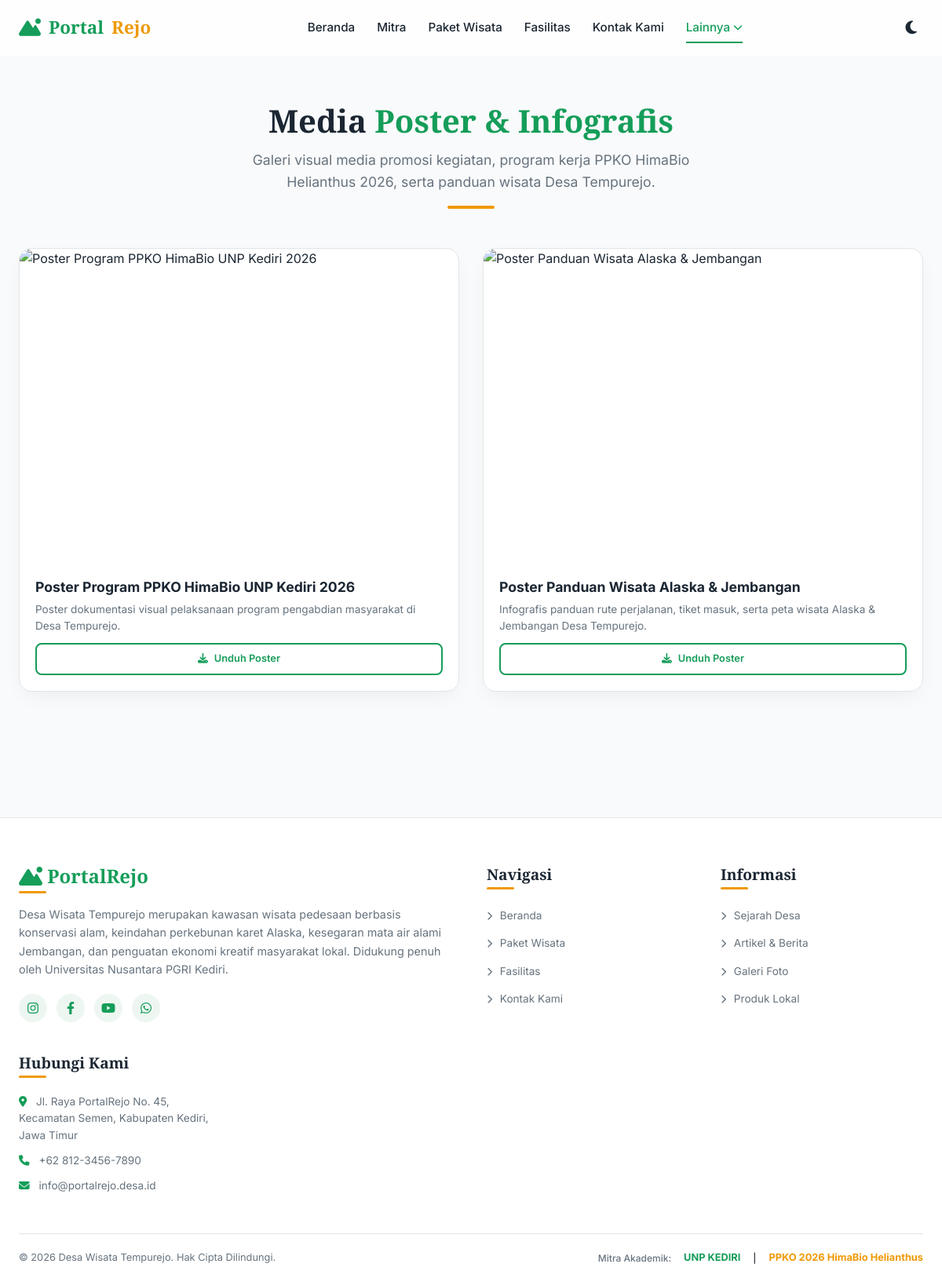
The page /index.php?page=poster on the database its author committed.
### tables this page shows
CREATE TABLE IF NOT EXISTS `poster` (
  `id` INT AUTO_INCREMENT PRIMARY KEY,
  `judul` VARCHAR(100) NOT NULL,
  `nama_file` VARCHAR(255) NOT NULL,
  `deskripsi` TEXT,
  `created_at` TIMESTAMP DEFAULT CURRENT_TIMESTAMP
);

### config/db.php (called while the page is built, shortened)
<?php
$db_host = 'localhost';
$db_user = 'root';
$db_pass = '';
$db_name = 'desa_wisata_tempurejo';
$pdo = null;
$db_connected = false;
try {
    $dsn = "mysql:host=$db_host;dbname=$db_name;charset=utf8mb4";
    $options = [
        PDO::ATTR_ERRMODE            => PDO::ERRMODE_EXCEPTION,
        PDO::ATTR_DEFAULT_FETCH_MODE => PDO::FETCH_ASSOC,
        PDO::ATTR_EMULATE_PREPARES   => false,
    ];
    $pdo = new PDO($dsn, $db_user, $db_pass, $options);
    $db_connected = true;
} catch (PDOException $e) {
    $db_connected = false;
}
function get_poster() {
    global $pdo, $db_connected;
    if ($db_connected) {
        try {
            $stmt = $pdo->query("SELECT * FROM poster ORDER BY id DESC");
            return $stmt->fetchAll();
        } catch (PDOException $e) {
        }
    }
    return [
        [
            'id' => 1,
            'judul' => 'Poster Panduan Wisata Alaska & Jembangan',
            'nama_file' => 'poster_launching.jpg',
            'deskripsi' => 'Infografis panduan rute perjalanan, tiket masuk, serta peta wisata Alaska & Jembangan Desa Tempurejo.'
        ],
        [
            'id' => 2,
            'judul' => 'Poster Program PPKO HimaBio UNP Kediri 2026',
            'nama_file' => 'poster_panduan_wisata.jpg',
            'deskripsi' => 'Poster dokumentasi visual pelaksanaan program pengabdian masyarakat di Desa Tempurejo.'
        ]
    ];
}

### pages/poster.php (the view, shortened to what this page needs)
<?php
$poster_list = get_poster();
?>
<section class="section" style="padding-top: 130px;">
    <div class="container">
        <div class="section-title">
            <h2>Media <span>Poster & Infografis</span></h2>
            <p>Galeri visual media promosi kegiatan, program kerja PPKO HimaBio Helianthus 2026, serta panduan wisata Desa Tempurejo.</p>
        </div>
        <div class="poster-grid">
            <?php foreach ($poster_list as $p): ?>
                <div class="poster-card">
                    <div class="poster-img-wrapper">
                    </div>
                    <div class="card-content" style="padding: 20px;">
                        <h3 style="font-size: 1.1rem; margin-bottom: 8px; font-family: var(--font-body); font-weight: 700;"><?php echo htmlspecialchars($p['judul']); ?></h3>
                        <p style="font-size: 0.85rem; color: var(--text-muted); line-height: 1.5; margin-bottom: 12px;"><?php echo htmlspecialchars($p['deskripsi']); ?></p>
                        <a href="assets/images/<?php echo htmlspecialchars($p['nama_file']); ?>" download class="btn btn-outline" style="padding: 8px 16px; font-size: 0.8rem; color: var(--primary); border-color: var(--primary); width: 100%; justify-content: center; border-radius: var(--border-radius-sm);">
                            <i class="fas fa-download"></i> Unduh Poster
                        </a>
                    </div>
                </div>
            <?php endforeach; ?>
        </div>
    </div>
</section>

### assets/css/style.css (style rules this page uses)
:root { --primary-hue: 150; --accent-hue: 38; --primary: hsl(var(--primary-hue), 76%, 35%); --primary-hover: hsl(var(--primary-hue), 76%, 28%); --primary-light: hsl(var(--primary-hue), 30%, 95%); --accent: hsl(var(--accent-hue), 95%, 48%); --accent-hover: hsl(var(--accent-hue), 95%, 40%); --bg-light: hsl(210, 20%, 98%); --bg-card-light: hsl(0, 0%, 100%); --text-light: hsl(210, 30%, 15%); --text-muted-light: hsl(210, 10%, 45%); --border-light: hsl(210, 15%, 90%); --bg-dark: hsl(220, 30%, 8%); --bg-card-dark: hsl(220, 25%, 12%); --text-dark: hsl(210, 20%, 95%); --text-muted-dark: hsl(210, 10%, 65%); --border-dark: hsl(220, 20%, 18%); --bg: var(--bg-light); --bg-card: var(--bg-card-light); --text: var(--text-light); --text-muted: var(--text-muted-light); --border: var(--border-light); --shadow: 0 10px 30px -10px rgba(0, 0, 0, 0.08); --shadow-hover: 0 20px 40px -15px rgba(0, 0, 0, 0.15); --glass-bg: rgba(255, 255, 255, 0.75); --glass-border: rgba(255, 255, 255, 0.25); --font-heading: 'Playfair Display', serif; --font-body: 'Inter', sans-serif; --border-radius: 16px; --border-radius-sm: 8px; --transition: all 0.3s cubic-bezier(0.4, 0, 0.2, 1); }
* { margin: 0; padding: 0; box-sizing: border-box; }
html { scroll-behavior: smooth; font-size: 16px; }
body { background-color: var(--bg); color: var(--text); font-family: var(--font-body); line-height: 1.6; overflow-x: hidden; transition: background-color 0.3s ease, color 0.3s ease; }
h1, h2, h3, h4, h5, h6 { font-family: var(--font-heading); font-weight: 700; line-height: 1.2; color: var(--text); }
a { color: inherit; text-decoration: none; transition: var(--transition); }
.container { width: 100%; max-width: 1200px; margin: 0 auto; padding: 0 24px; }
.section { padding: 80px 0; }
.section-title { text-align: center; margin-bottom: 50px; position: relative; }
.section-title h2 { font-size: 2.5rem; margin-bottom: 12px; }
.section-title h2 span { color: var(--primary); }
.section-title p { color: var(--text-muted); font-size: 1.1rem; max-width: 600px; margin: 0 auto; }
.section-title::after { content: ''; display: block; width: 60px; height: 4px; background: var(--accent); margin: 16px auto 0; border-radius: 2px; }
.btn { display: inline-flex; align-items: center; gap: 8px; padding: 14px 28px; border-radius: var(--border-radius); font-weight: 600; font-size: 0.95rem; cursor: pointer; border: none; transition: var(--transition); }
.btn-outline { background-color: transparent; color: white; border: 2px solid white; }
.card-content { padding: 24px; display: flex; flex-direction: column; flex-grow: 1; }
.poster-grid { display: grid; grid-template-columns: repeat(auto-fit, minmax(300px, 1fr)); gap: 30px; }
.poster-card { background-color: var(--bg-card); border: 1px solid var(--border); border-radius: var(--border-radius); overflow: hidden; box-shadow: var(--shadow); display: flex; flex-direction: column; }
.poster-img-wrapper { height: 400px; overflow: hidden; position: relative; cursor: pointer; }

### rows shown on the page
poster: judul "Poster Program PPKO HimaBio UNP Kediri 2026", deskripsi "Poster dokumentasi visual pelaksanaan program pengabdian masyarakat di Desa Tempurejo."
poster: judul "Poster Panduan Wisata Alaska & Jembangan", deskripsi "Infografis panduan rute perjalanan, tiket masuk, serta peta wisata Alaska & Jembangan Desa Tempurejo."
